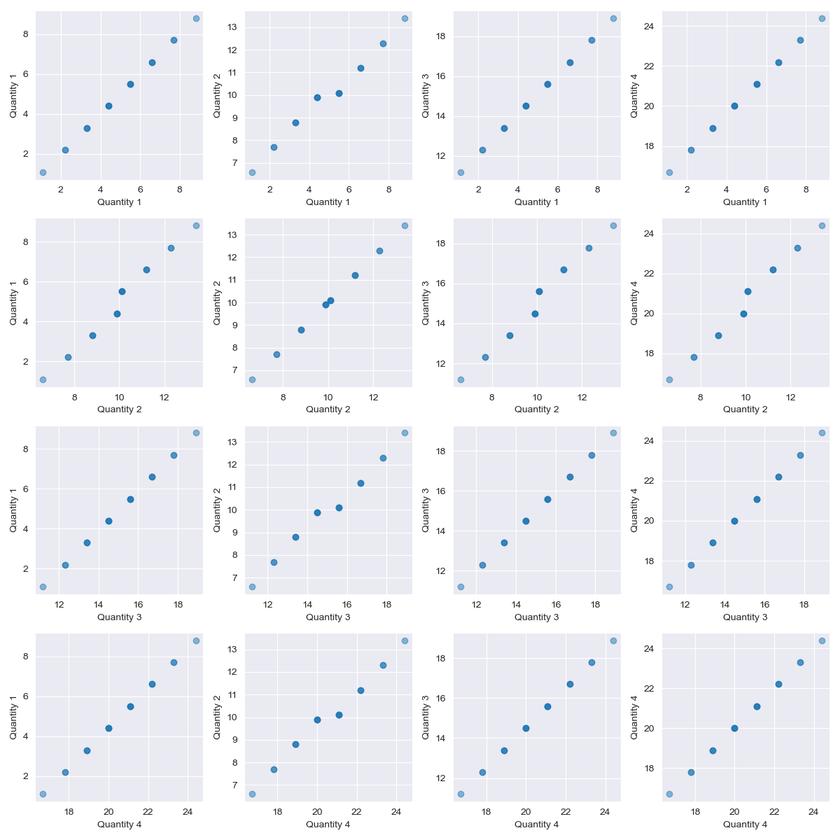
#> input picture lecture_04/plot.png, 840 x 840 px, shrunk from 1200 x 1200 before the run
$ python Qu_tile_plot_img.py
#> lines starting #> are read from the running program, lines starting #| are printed output that depends on the picture
import pandas as pd
import seaborn as sns
import matplotlib.pyplot as plt
import plotly.graph_objects as go
import plotly.io as pio

# Load data
df = pd.read_csv("data.txt", header=None, delim_whitespace=True, names=['column1', 'column2', 'column3', 'column4'])
#> (reads lecture_04/data.txt from the repository)

# Create Matplotlib plot
sns.set(style="ticks")
sns_plot = sns.pairplot(df)

import plotly.express as px
from PIL import Image
import numpy as np

# Open image using Pillow
img = Image.open('plot.png')
#> img is the input picture: PIL image 840x840 RGBA; mean R, G, B, A 239.3, 239.8, 244.9, 255
# Convert to numpy array
img_array = np.array(img)

fig = px.imshow(img_array)

fig.write_html("plotly.html")
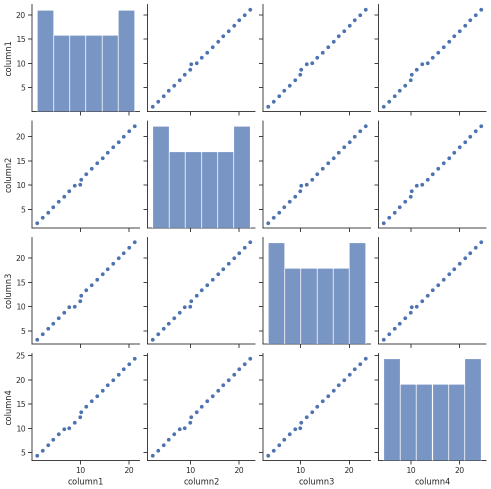
#> figure drawn by matplotlib, 16 panels
